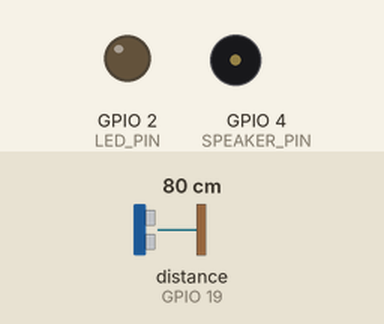
Simulated run of this sketch. Board: ESP32. On the bench: output pins drawn as LEDs (lit = HIGH), buzzer (waves = sounding). Wiring (inferred from the names in the program): ultrasonic range finder: trigger GPIO 5; echo GPIO 19. The test bench sets the inputs (shaded band); at power-on: distance to the obstacle (sensor on GPIO 19) 80 cm. The echo pulse lasts 58.3 µs per cm; WiFi joins after 1.5 s; servers stay silent unless stated; pins used as bus, display or sensor lines are not drawn; what the sketch prints to the serial monitor is not drawn.

Above: at 2.7 s.
2.8 s: distance to the obstacle (sensor on GPIO 19) set to 23 cm
4.3 s: distance to the obstacle (sensor on GPIO 19) set to 18 cm
At 4.7 s:
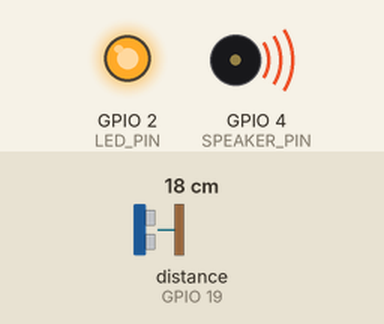
5.9 s: distance to the obstacle (sensor on GPIO 19) set to 35 cm
At 6.8 s:
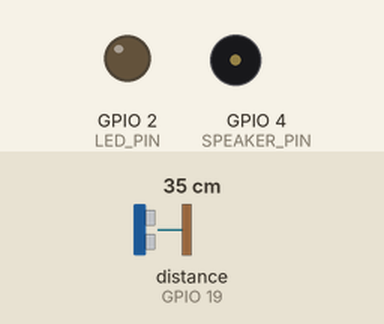
7.4 s: distance to the obstacle (sensor on GPIO 19) set to 2 cm
At 8.1 s:
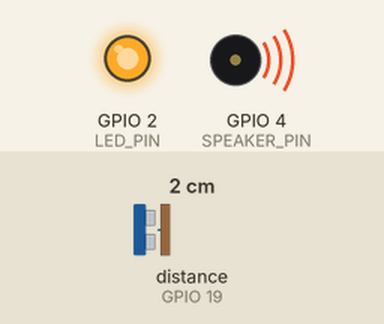
Timing chart, 0 to 9.9 s (numbered marks = the images above; inputs shaded):
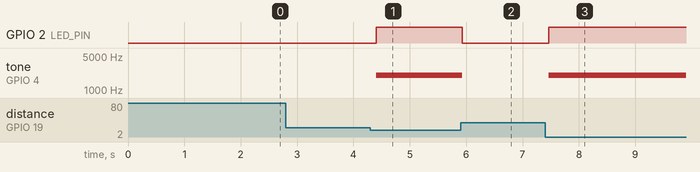

The sketch:

sketch_mar3a.ino
```cpp
#include <WiFi.h>
#include <WebServer.h>

// --- Pin Definitions ---
#define TRIG_PIN 5
#define ECHO_PIN 19
#define LED_PIN 2
#define SPEAKER_PIN 4
#define ALARM_DISTANCE 20

// --- YOUR ACTUAL WIFI CREDENTIALS ---
const char* ssid = "Redmi Note 11T 5G";
const char* password = "********";  // Change to real password
// -------------------------------------

WebServer server(80);

float currentDistance = 0;
bool alarmState = false;

void setup() {
  Serial.begin(115200);
  Serial.println("\n=== STARTING Distance Alarm ===\n");

  pinMode(TRIG_PIN, OUTPUT);
  pinMode(ECHO_PIN, INPUT);
  pinMode(LED_PIN, OUTPUT);
  pinMode(SPEAKER_PIN, OUTPUT);

  digitalWrite(TRIG_PIN, LOW);

  // Connect to WiFi
  WiFi.begin(ssid, password);
  Serial.print("Connecting to WiFi: ");
  Serial.println(ssid);

  // Wait up to 20 seconds (instead of 10)
  unsigned long timeoutStart = millis();
  while (WiFi.status() != WL_CONNECTED && millis() - timeoutStart < 20000) {
    delay(500);
    Serial.print(".");
  }

  if (WiFi.status() == WL_CONNECTED) {
    Serial.println("\n✅ WiFi Connected!");
    Serial.print("IP Address: http://");
    Serial.println(WiFi.localIP());

    server.on("/", handleRoot);
    server.on("/distance", handleDistance);
    server.begin();
    Serial.println("HTTP server started\n");
  } else {
    Serial.println("\n❌ WiFi Connection Failed!\n");
    Serial.println("Checking:");
    Serial.println("1. Are you using 2.4GHz WiFi? (Not 5GHz)");
    Serial.println("2. Is WiFi hidden?");
    Serial.println("3. Are credentials exactly correct?");
    Serial.println("4. Is your router blocking new devices?\n");
  }
}

void loop() {
  server.handleClient();

  // Measure distance
  digitalWrite(TRIG_PIN, LOW);
  delayMicroseconds(2);
  digitalWrite(TRIG_PIN, HIGH);
  delayMicroseconds(10);
  digitalWrite(TRIG_PIN, LOW);

  long duration = pulseIn(ECHO_PIN, HIGH, 30000);
  currentDistance = duration * 0.034 / 2;

  // Alarm logic
  if (currentDistance > 0 && currentDistance < ALARM_DISTANCE) {
    digitalWrite(LED_PIN, HIGH);
    tone(SPEAKER_PIN, 2000);
    alarmState = true;
  } else {
    digitalWrite(LED_PIN, LOW);
    noTone(SPEAKER_PIN);
    alarmState = false;
  }

  delay(100);
}

void handleRoot() {
  String html = "<html><body><h1>Smart Distance Alarm</h1>";
  html += "<h2>Distance: " + String(currentDistance) + " cm</h2>";
  html += alarmState ? "<h2 style='color:red'>ALARM!</h2>" : "<h2 style='color:green'>Safe</h2>";
  html += "</body></html>";
  server.send(200, "text/html", html);
}

void handleDistance() {
  String json = "{\"distance\":" + String(currentDistance) + ",\"alarm\":" + (alarmState ? "true" : "false") + "}";
  server.send(200, "application/json", json);
}
```

Measured:
- the behaviour switches between 21 and 20 cm on distance to the obstacle (sensor on GPIO 19) (found by bisection; images 0 and 1)
- after the input at 2.8 s, every drawn part: stays the same
- after the input at 4.3 s, GPIO 2 (LED_PIN): LOW → HIGH after 0.10 s; tone on GPIO 4 (SPEAKER_PIN): silent → 2000 Hz after 0.10 s
- after the input at 5.9 s, GPIO 2 (LED_PIN): HIGH → LOW at once; tone on GPIO 4 (SPEAKER_PIN): 2000 Hz → silent at once
- after the input at 7.4 s, GPIO 2 (LED_PIN): LOW → HIGH after 0.07 s; tone on GPIO 4 (SPEAKER_PIN): silent → 2000 Hz after 0.07 s
